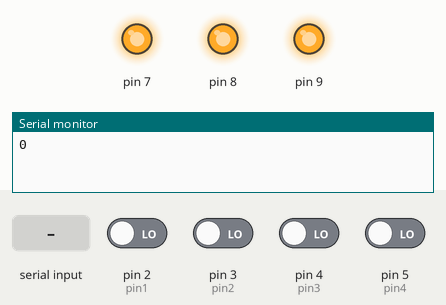
The sketch below on a simulated Arduino Uno, built with avr-gcc and run on an emulated ATmega328P. Parts: output pins drawn as LEDs (lit = HIGH), the last lines printed to the serial monitor. The inputs (shaded band) are chosen by the test bench; at power-on: pin 2 (pin1), pin 3 (pin2), pin 4 (pin3), pin 5 (pin4) LOW.

Above: at 1.2 s.
1.3 s: "7" received over Serial
At 2.1 s:
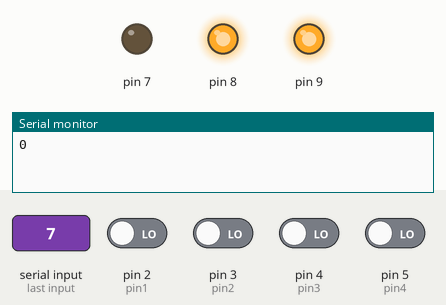
2.8 s: "8" received over Serial
At 3.2 s:
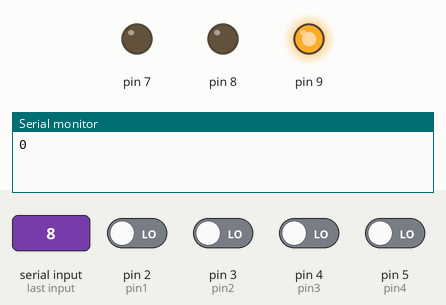
4.3 s: "9" received over Serial
At 5.5 s:
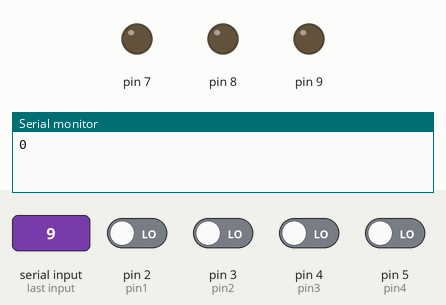
5.8 s: "1" received over Serial
At 6.7 s:
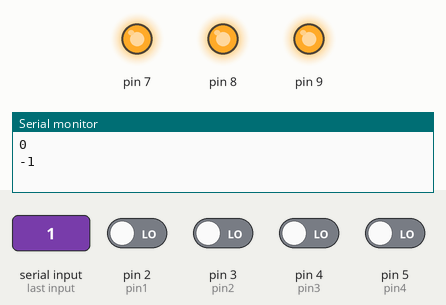
7.3 s: "8" received over Serial
At 7.8 s:
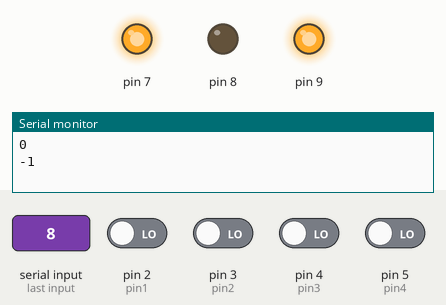
8.8 s: "9" received over Serial
At 10.2 s:
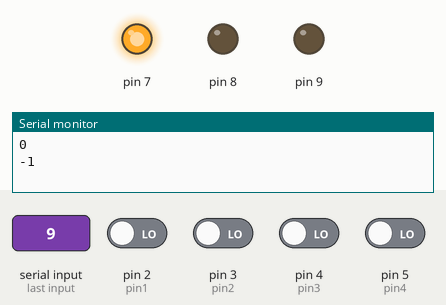
Timing chart, 0 to 11.3 s (numbered marks = the images above; inputs shaded):
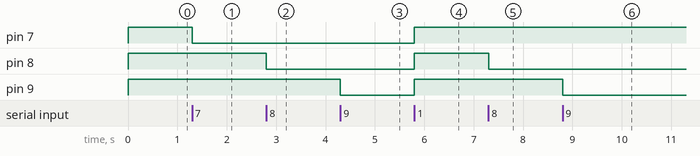

Measured:
- after the input at 1.3 s, pin 7: HIGH → LOW at once
- after the input at 2.8 s, pin 8: HIGH → LOW at once
- after the input at 4.3 s, pin 9: HIGH → LOW at once
- after the input at 5.8 s, pin 7–9: LOW → HIGH at once
- after the input at 7.3 s, pin 8: HIGH → LOW at once
- after the input at 8.8 s, pin 9: HIGH → LOW at once

The sketch:

boton_encender_apagar.ino
```cpp
const int pin1 = 2;
const int pin2 = 3;
const int pin3 = 4;
const int pin4 = 5;

int estadoBoton = LOW;        // Estado actual del botón
int ultimoEstadoBoton = LOW;  // Estado anterior del botón

int estadoBoton2 = LOW;        // Estado actual del botón
int ultimoEstadoBoton2 = LOW;  // Estado anterior del botón

int estadoBoton3 = LOW;        // Estado actual del botón
int ultimoEstadoBoton3 = LOW;  // Estado anterior del botón

int estadoBoton4 = LOW;        // Estado actual del botón
int ultimoEstadoBoton4 = LOW;  // Estado anterior del botón

void setup() {
  pinMode(pin1, INPUT);
  pinMode(pin2, INPUT);
  pinMode(pin3, INPUT);
  pinMode(pin4, INPUT);
  pinMode(7, OUTPUT);
  pinMode(8, OUTPUT);
  pinMode(9, OUTPUT);
  digitalWrite(7, HIGH);
  digitalWrite(8, HIGH);
  digitalWrite(9, HIGH);

  Serial.begin(9600);
  Serial.println(0);
}

void loop() {
  estadoBoton = digitalRead(pin1);
  estadoBoton2 = digitalRead(pin2);
  estadoBoton3 = digitalRead(pin3);
  estadoBoton4 = digitalRead(pin4);

  if (estadoBoton != ultimoEstadoBoton) {
    // Ha ocurrido un cambio en el estado del botón
    if (estadoBoton == HIGH) {
      // El botón naranja se ha presionado
      Serial.println(2);  // Enviar la señal
      delay(1000);
    }
  }

  ultimoEstadoBoton = estadoBoton;

  if (estadoBoton2 != ultimoEstadoBoton2) {
    // Ha ocurrido un cambio en el estado del botón
    if (estadoBoton2 == HIGH) {
      // El botón azul se ha presionado
      Serial.println(9);  // Enviar la señal
      delay(1000);
    }
  }

  ultimoEstadoBoton2 = estadoBoton2;

  if (estadoBoton3 != ultimoEstadoBoton3) {
    // Ha ocurrido un cambio en el estado del botón
    if (estadoBoton3 == HIGH) {
      // El botón verde se ha presionado
      Serial.println(6);  // Enviar la señal
      delay(1000);
    }
  }

  ultimoEstadoBoton3 = estadoBoton3;


  if (estadoBoton4 != ultimoEstadoBoton4) {
    // Ha ocurrido un cambio en el estado del botón
    if (estadoBoton4 == HIGH) {
      // El botón rojo se ha presionado
      Serial.println(8);  // Enviar la señal
      delay(1000);
    }
  }

  ultimoEstadoBoton4 = estadoBoton4;


  //MÉTODO PARA RECIBIR LOS DATOS.
  if (Serial.available() > 0) {
    char receivedChar = Serial.read();
    if (receivedChar == '7') {
      digitalWrite(7, LOW);
    }

    if (receivedChar == '8') {
      digitalWrite(8, LOW);
    }
    if (receivedChar == '9') {
      digitalWrite(9, LOW);
    }

    if (receivedChar == '1') {
      digitalWrite(7, HIGH);
      digitalWrite(8, HIGH);
      digitalWrite(9, HIGH);
      Serial.println(-1);
    }
  }
}
```
